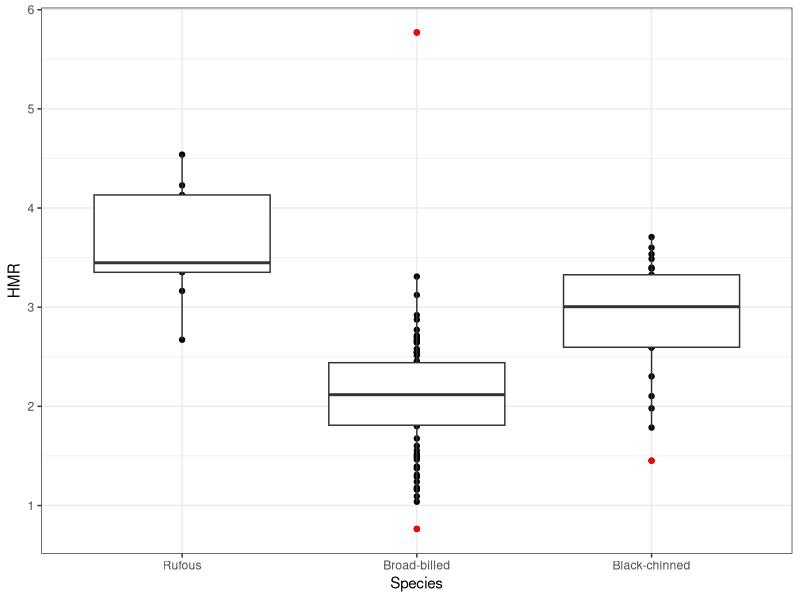

Recreate this plot in R.
library(reshape)
library(ggplot2)

setwd("E:\\Git\\AShankar_hummers\\AZ")

costa <- read.csv("Costa1986_Don.csv")
costaVO2 <- read.csv("Costa1986_DonVO2.csv")
bblh <- read.csv("BroadBill.csv")
hmr <- read.csv("HMR_AZ_11_20.csv")
names(hmr) <- c("Rufous", "Broad-billed", "Black-chinned")

m.hmr <- melt(hmr,na.rm = T)
names(m.hmr) <- c("Species", "HMR")

## Below LCT for broadbills
lm.below <- lm(bblh$Normothermic~bblh$TempC)

## Below LCT and above UCT for Costas
below <- costa[costa$Temperature<=32,]
lm.belowcosta <- lm(below$BelowLCT~below$Temperature)
lm.abovecosta <- lm(costaVO2$AboveVO2~costaVO2$Temperature)

lm.aboveCosta_pergram <- lm(costa$AboveUCT~costa$Temperature)

## BMR calculated from extrapolating BBLH summer 2012 data down to presumed LCT of 32&deg;C
bmrBBLH <- 0.23846
yinterceptBBLH <- (lm.abovecosta$coefficients[2]*35)-bmrBBLH

yinterceptBBLH <- (0.0144*35)-bmrBBLH


## Unscaled by body mass
hmr_comparison <- ggplot(m.hmr, aes(x=Species, y=HMR)) + geom_point() + geom_boxplot(outlier.colour="red") + theme_bw()
hmr_comparison
